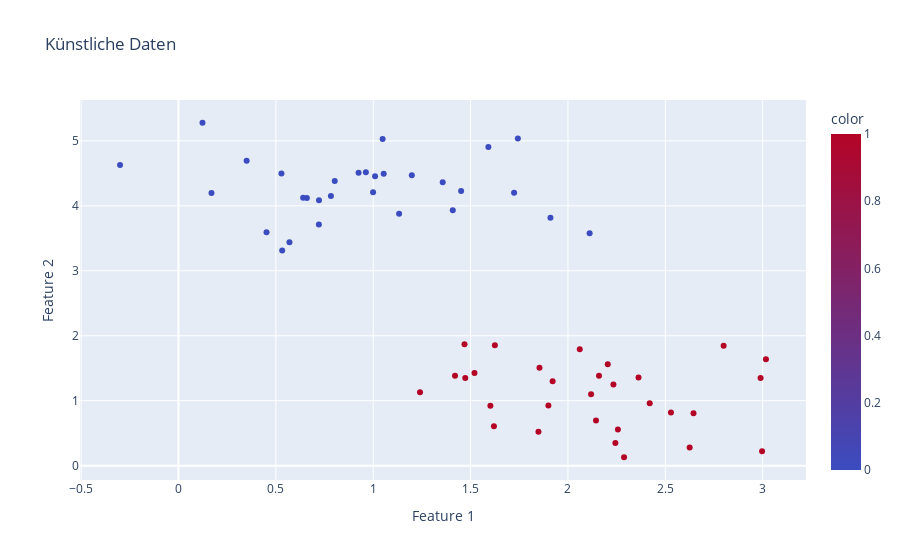

The code cell stored with this chart in its notebook:
### Code cell
import plotly.express as px

fig = px.scatter(x = X[:,0], y = X[:,1],  color=y, color_continuous_scale=['#3b4cc0', '#b40426'],
                 title='Künstliche Daten',
                 labels={'x': 'Feature 1', 'y': 'Feature 2'})
fig.show()

### Figure 1 — Plotly figure (JSON) as saved in the notebook; plotly's stock layout.template omitted (floating-point values rounded to 4 significant figures)
{"data": [{"hovertemplate": "Feature 1=%{x}<br>Feature 2=%{y}<br>color=%{marker.color}<extra></extra>", "legendgroup": "", "marker": {"color": [1, 0, 0, 0, 0, 1, 1, 1, 1, 1, 1, 0, 1, 0, 0, 0, 1, 0, 1, 1, 0, 0, 0, 0, 1, 0, 0, 0, 0, 0, 1, 1, 1, 0, 0, 0, 1, 0, 1, 1, 1, 0, 1, 0, 0, 0, 1, 1, 1, 1, 1, 0, 1, 0, 0, 1, 1, 0, 1, 1], "coloraxis": "coloraxis", "symbol": "circle"}, "mode": "markers", "name": "", "orientation": "v", "showlegend": false, "type": "scatter", "x": [1.473, 0.5324, 1.743, 1.723, 0.452, 1.848, 1.62, 1.625, 3.017, 2.233, 1.602, 0.8023, 2.119, 1.054, 0.1693, 0.9247, 1.42, 0.1231, 1.854, 1.899, 0.9622, 1.357, 0.7214, 0.64, 2.997, 0.5697, 0.7826, 1.451, -0.3002, 1.591, 1.921, 2.144, 2.204, 0.9991, 1.91, 1.198, 2.799, 0.7209, 1.52, 2.625, 2.42, 0.3499, 2.243, 1.133, 0.6591, 2.111, 2.529, 1.24, 2.989, 2.159, 1.469, 1.01, 2.061, 1.048, 0.5285, 2.645, 2.362, 1.408, 2.288, 2.256], "xaxis": "x", "y": [1.348, 3.313, 5.038, 4.201, 3.594, 0.5239, 0.6082, 1.853, 1.638, 1.251, 0.9236, 4.382, 1.099, 4.493, 4.197, 4.509, 1.382, 5.279, 1.509, 0.9257, 4.518, 4.365, 4.085, 4.124, 0.2238, 3.441, 4.153, 4.228, 4.631, 4.905, 1.299, 0.6968, 1.561, 4.21, 3.815, 4.471, 1.846, 3.713, 1.425, 0.2803, 0.9622, 4.693, 0.348, 3.877, 4.122, 3.577, 0.8202, 1.129, 1.351, 1.386, 1.869, 4.455, 1.791, 5.031, 4.497, 0.8077, 1.359, 3.933, 0.1295, 0.5553], "yaxis": "y"}], "layout": {"coloraxis": {"colorbar": {"title": {"text": "color"}}, "colorscale": [[0, "#3b4cc0"], [1, "#b40426"]]}, "legend": {"tracegroupgap": 0}, "title": {"text": "Künstliche Daten"}, "xaxis": {"anchor": "y", "domain": [0, 1], "title": {"text": "Feature 1"}}, "yaxis": {"anchor": "x", "domain": [0, 1], "title": {"text": "Feature 2"}}}}
